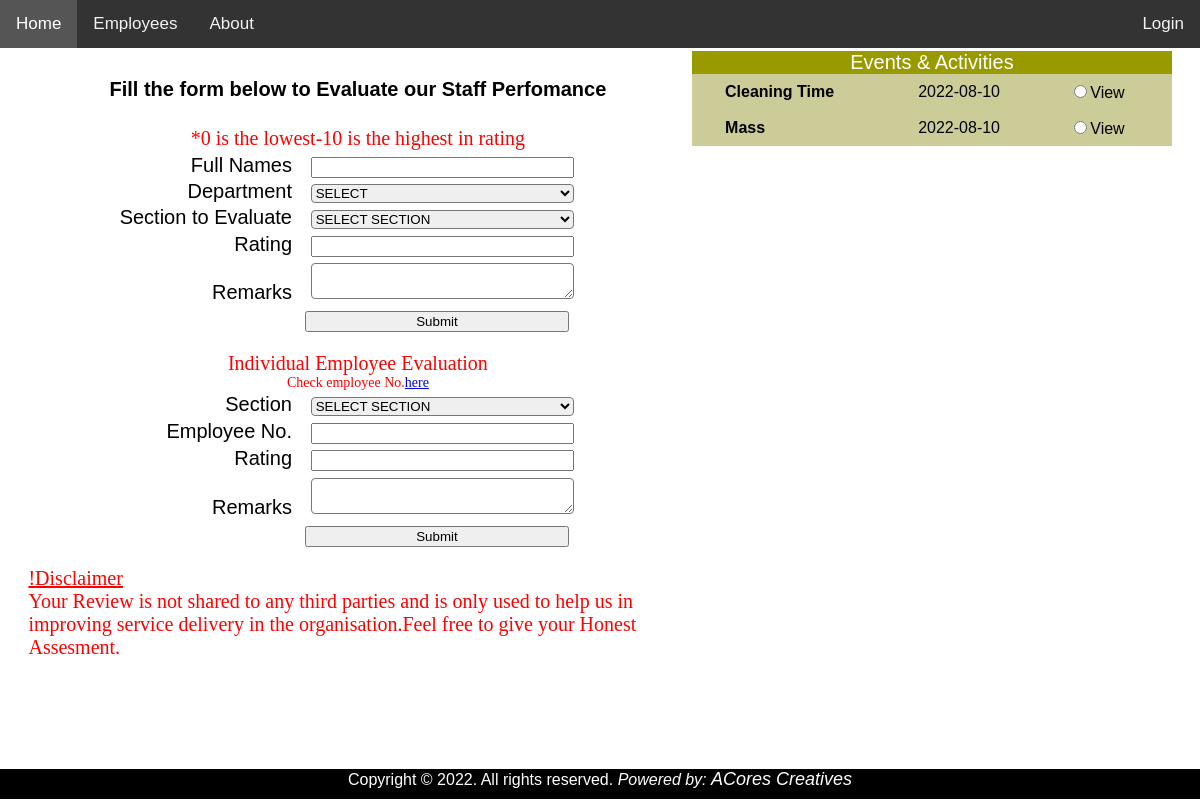
The page / on the database its author committed.
### tables this page shows
CREATE TABLE `snews` (
  `Id` int(10) unsigned NOT NULL AUTO_INCREMENT,
  `Title` varchar(45) DEFAULT NULL,
  `Date` date DEFAULT NULL,
  `Subject` varchar(645) DEFAULT NULL,
  `Cc` varchar(145) DEFAULT NULL,
  PRIMARY KEY (`Id`)
);

### index.php (the view, shortened to what this page needs)
<?php include 'header.php'; ?>
<head>
</head>
<body>
	<div class="bio">
		<div>
			<div style="display:flex;justify-content:center;">
				<h4 >Fill the form below to Evaluate our Staff Perfomance<h4>
				</div>
				<div style="display:flex;justify-content:center;">
					<span style="color:red;font-family:italic;">*0 is the lowest-10 is the highest in rating</span>
				</div>
				<div style="display:flex;justify-content:center;">
					<form method="post">
						<label>Full Names</label>
						<input type="text" name="names" required autocomplete="off">
						<label>Department</label>
						<select name="dept">
							<option value="">SELECT</option>
						<select>
						<label>Section to Evaluate</label>
						<select name="sect">
						<option value="">SELECT SECTION</option>
					</select>
					<label>Rating</label>
					<input type="number" max="10" name="rating" required autocomplete="off">
					<label>Remarks</label>
					<textarea name="remarks"></textarea>
					<label>&nbsp;</label><input type="submit" name="submit" value="Submit">
					</form>
			</div>
			<div style="display:flex;justify-content:center;">
					<span style="color:red;font-family:italic;">Individual Employee Evaluation</span>
				</div>
				<div style="display:flex;justify-content:center;">
					<span style="color:red;font-family:italic; font-size:14px;">Check employee No.<a href="staff.php">here</a></span>
				</div>
				<div style="display:flex;justify-content:center;">
					<form method="post">
						<label>Section</label>
						<select name="sect">
						<option value="">SELECT SECTION</option>
						</select>
						<label>Employee No.</label>
						<input type="text" name="emp" required autocomplete="off">
						<label>Rating</label>
						<input type="number" max="10" name="rating" required autocomplete="off">
						<label>Remarks</label>
						<textarea name="remark"></textarea>
						<label>&nbsp;</label><input type="submit" value="Submit" name="s2">
					</form>
				</div>
				<div style="display:flex;justify-content:center;">
					<span style="color:red;font-family:italic;"><u>!Disclaimer</u><br>
					Your Review is not shared to any third parties and is only used to help us in
					improving service delivery in the organisation.Feel free to give your Honest Assesment.</span>
				</div>
		</div>
		<div>
			<div class="ghed" style="background-color:#999900; font-size:20px; color:white; display:flex;justify-content:center;">Events & Activities</div>
			<table>
				<?php
				$n=2; $b=$n%2;
					$qry= mysqli_query($conn,"SELECT * FROM snews");
					while($rows=mysqli_fetch_assoc($qry)){
						?>
						<form method="post" >
							<tr  <?php if($b!=0){?>bgcolor="#fff"<?php } else {?>  bgcolor="#CCCC99"<?php } ?> >
								<td></td>
								<td><?php echo "<b>".$rows['Title']."</b>"; ?></td>
								<td><?php echo $rows['Date']; ?></td>
								<td><input type="radio" name="view" value="<?php echo $rows['Id']; ?>" onclick="submit()">View</td>
							</tr>
						</form>
						<?php
					}
				?>
			</table>
		</div>
	</div>
<div style="margin-bottom:50px;">&nbsp;</div>
</body>
<?php include 'footer.php'; ?>

### header.php (style rules this page uses)
body { margin:0;font-family:Arial }

### index.php (style rules this page uses)
.bio { display: grid; grid-template-columns: 55% 40%; grid-gap: 5px; //background-image:linear-gradient(rgba(255,255,255,.7), rgba(255,255,255,.7)), url(../images/k_logo.jpg); padding: 1px; justify-content:center; }
.bio > div { padding: 2px 0; font-size: 20px; }
form { width: 100%; }
label, input { display: inline-block; }
label { width: 40%; text-align: right; }
label+input { width: 40%; margin: 1% 10% 0 2%; }
textarea,select { border-radius: 4px; box-sizing: border-box; width:40%; margin: 1% 10% 0 2%; }
table { border-collapse:collapse; width: 100%; }
td { text-align: left; padding: 8px; }

### rows shown on the page
snews: Title "Cleaning Time", Date "2022-08-10"
snews: Title "Mass", Date "2022-08-10"
